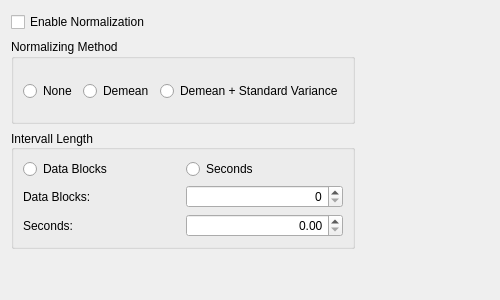
<?xml version="1.0" encoding="UTF-8"?>
<ui version="4.0">
 <class>NormalizeWidget</class>
 <widget class="QWidget" name="NormalizeWidget">
  <property name="geometry">
   <rect>
    <x>0</x>
    <y>0</y>
    <width>500</width>
    <height>300</height>
   </rect>
  </property>
  <property name="windowTitle">
   <string>Form</string>
  </property>
  <layout class="QGridLayout" name="gridLayout_2">
   <property name="topMargin">
    <number>12</number>
   </property>
   <item row="0" column="0">
    <widget class="QCheckBox" name="checkBox_Enabled">
     <property name="text">
      <string>Enable Normalization</string>
     </property>
    </widget>
   </item>
   <item row="3" column="1">
    <spacer name="horizontalSpacer">
     <property name="orientation">
      <enum>Qt::Horizontal</enum>
     </property>
     <property name="sizeType">
      <enum>QSizePolicy::Expanding</enum>
     </property>
     <property name="sizeHint" stdset="0">
      <size>
       <width>20</width>
       <height>20</height>
      </size>
     </property>
    </spacer>
   </item>
   <item row="6" column="0">
    <spacer name="verticalSpacer">
     <property name="orientation">
      <enum>Qt::Vertical</enum>
     </property>
     <property name="sizeType">
      <enum>QSizePolicy::Preferred</enum>
     </property>
     <property name="sizeHint" stdset="0">
      <size>
       <width>20</width>
       <height>40</height>
      </size>
     </property>
    </spacer>
   </item>
   <item row="4" column="0">
    <widget class="QGroupBox" name="groupBoxMethod">
     <property name="title">
      <string>Intervall Length</string>
     </property>
     <property name="alignment">
      <set>Qt::AlignLeading|Qt::AlignLeft|Qt::AlignVCenter</set>
     </property>
     <layout class="QGridLayout" name="gridLayout">
      <item row="0" column="0">
       <widget class="QRadioButton" name="radioButton_DataBlocks">
        <property name="text">
         <string>Data Blocks</string>
        </property>
        <attribute name="buttonGroup">
         <string notr="true">buttonGroupMethod</string>
        </attribute>
       </widget>
      </item>
      <item row="3" column="0">
       <widget class="QLabel" name="label">
        <property name="text">
         <string>Seconds:</string>
        </property>
       </widget>
      </item>
      <item row="3" column="1">
       <widget class="QDoubleSpinBox" name="doubleSpinBox_Seconds">
        <property name="alignment">
         <set>Qt::AlignRight|Qt::AlignTrailing|Qt::AlignVCenter</set>
        </property>
        <property name="decimals">
         <number>2</number>
        </property>
       </widget>
      </item>
      <item row="2" column="1">
       <widget class="QSpinBox" name="spinBox_DataBlocks">
        <property name="alignment">
         <set>Qt::AlignRight|Qt::AlignTrailing|Qt::AlignVCenter</set>
        </property>
        <property name="maximum">
         <number>999</number>
        </property>
       </widget>
      </item>
      <item row="0" column="1">
       <widget class="QRadioButton" name="radioButton_Seconds">
        <property name="layoutDirection">
         <enum>Qt::LeftToRight</enum>
        </property>
        <property name="text">
         <string>Seconds</string>
        </property>
        <attribute name="buttonGroup">
         <string notr="true">buttonGroupMethod</string>
        </attribute>
       </widget>
      </item>
      <item row="2" column="0">
       <widget class="QLabel" name="label_2">
        <property name="text">
         <string>Data Blocks:</string>
        </property>
       </widget>
      </item>
     </layout>
    </widget>
   </item>
   <item row="3" column="0">
    <widget class="QGroupBox" name="groupBoxModality">
     <property name="enabled">
      <bool>true</bool>
     </property>
     <property name="sizePolicy">
      <sizepolicy hsizetype="Preferred" vsizetype="Preferred">
       <horstretch>0</horstretch>
       <verstretch>0</verstretch>
      </sizepolicy>
     </property>
     <property name="title">
      <string>Normalizing Method</string>
     </property>
     <layout class="QGridLayout" name="gridLayout_3">
      <property name="topMargin">
       <number>12</number>
      </property>
      <property name="verticalSpacing">
       <number>-1</number>
      </property>
      <item row="0" column="1">
       <widget class="QRadioButton" name="radioButton_Demean">
        <property name="text">
         <string>Demean</string>
        </property>
        <attribute name="buttonGroup">
         <string notr="true">buttonGroupModality</string>
        </attribute>
       </widget>
      </item>
      <item row="0" column="2">
       <widget class="QRadioButton" name="radioButton_DemeanVar">
        <property name="text">
         <string>Demean + Standard Variance</string>
        </property>
        <attribute name="buttonGroup">
         <string notr="true">buttonGroupModality</string>
        </attribute>
       </widget>
      </item>
      <item row="0" column="0">
       <widget class="QRadioButton" name="radioButton_None">
        <property name="text">
         <string>None</string>
        </property>
        <attribute name="buttonGroup">
         <string notr="true">buttonGroupModality</string>
        </attribute>
       </widget>
      </item>
     </layout>
    </widget>
   </item>
   <item row="1" column="0">
    <spacer name="verticalSpacer_2">
     <property name="orientation">
      <enum>Qt::Vertical</enum>
     </property>
     <property name="sizeType">
      <enum>QSizePolicy::Fixed</enum>
     </property>
     <property name="sizeHint" stdset="0">
      <size>
       <width>20</width>
       <height>1</height>
      </size>
     </property>
    </spacer>
   </item>
  </layout>
 </widget>
 <resources/>
 <connections/>
 <buttongroups>
  <buttongroup name="buttonGroupModality"/>
  <buttongroup name="buttonGroupMethod"/>
 </buttongroups>
</ui>
